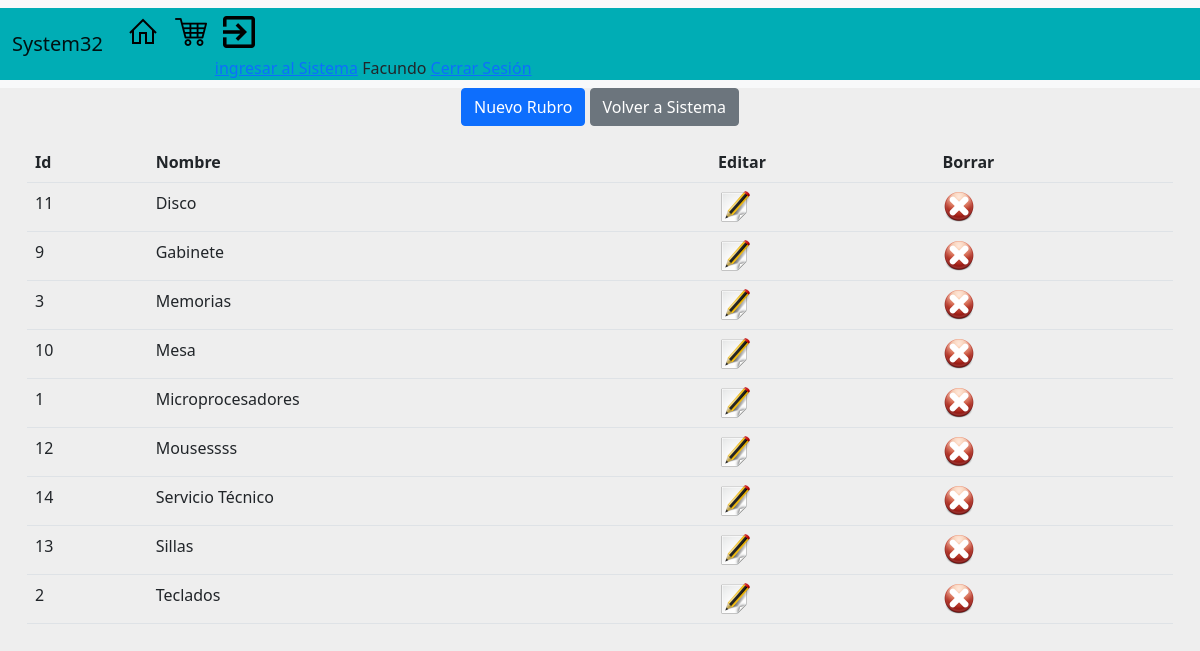
The page /backend/rubros.php (signed in) on the database its author committed.
### tables this page shows
CREATE TABLE `rubros` (
  `id` int(11) NOT NULL,
  `nombre` varchar(33) NOT NULL
);

### backend/rubros.php (the view, shortened to what this page needs)
<?php
require ("../lib/cnn.php");
$sql = "SELECT * FROM rubros ORDER BY nombre";
$rs = mysqli_query($cnn, $sql);
?>
<!DOCTYPE html>
<html lang="en">
<head>
    <link rel="stylesheet" href="../css/style.css">
    <?php require("../head.php"); ?>
</head>
<body>
     <?php require("../header.php"); ?>
   <div class="container">
   <p class="text-center">
            <a class="btn btn-primary" href='rubros_altas.php' role="button">Nuevo Rubro</a>
            <a class="btn btn-secondary" href='backend.php' role="button">Volver a Sistema</a>
        </p>
    <p>
    <?php
        $cantidad = mysqli_num_rows($rs);
        if ($cantidad > 0)
        {
    ?>
        <table class='table table-hover'>
            <tr>
                <th><strong>Id</strong></th>
                <th><strong>Nombre</strong></th>
                <th><strong>Editar</strong></th>
                <th><strong>Borrar</strong></th>
            </tr>
        <?php
            while ($dato = mysqli_fetch_array ($rs))
            {
                echo "<tr>";
                echo "<td>".$dato["id"]."</td>";
                echo "<td>".$dato["nombre"]."</td>";
                echo "<td><a href='rubros_editar.php?Id=".$dato["id"]."'><img src='../images/editar_32.png' title='Editar'></a></td>";
                echo "<td><a href='rubros_bajas.php?Id=".$dato["id"]."'><img src='../images/borrar_32.png' title='Borrar'></a></td>";
                echo "</tr>";
            }
        ?>
        </table>
        </p>
        <?php
        }
        else
        {
            echo "<p>No hay registros.</p>";
        }
        ?>
    </div>
</body>
</html>

### css/style.css (style rules this page uses)
body { background-color: #EEEEEE; }
p { font-family:'Segoe UI', Tahoma, Geneva, Verdana, sans-serif; }

### css/footer.css (style rules this page uses)
* { margin:0; padding:0; box-sizing: border-box; }
.container { max-width: 1170px; margin:auto; }

### rows shown on the page
rubros: id "11", nombre "Disco"
rubros: id "9", nombre "Gabinete"
rubros: id "3", nombre "Memorias"
rubros: id "10", nombre "Mesa"
rubros: id "1", nombre "Microprocesadores"
rubros: id "12", nombre "Mousessss"
rubros: id "14", nombre "Servicio Técnico"
rubros: id "13", nombre "Sillas"
rubros: id "2", nombre "Teclados"

### other values the page prints
$_SESSION["cliente"] "Facundo"
